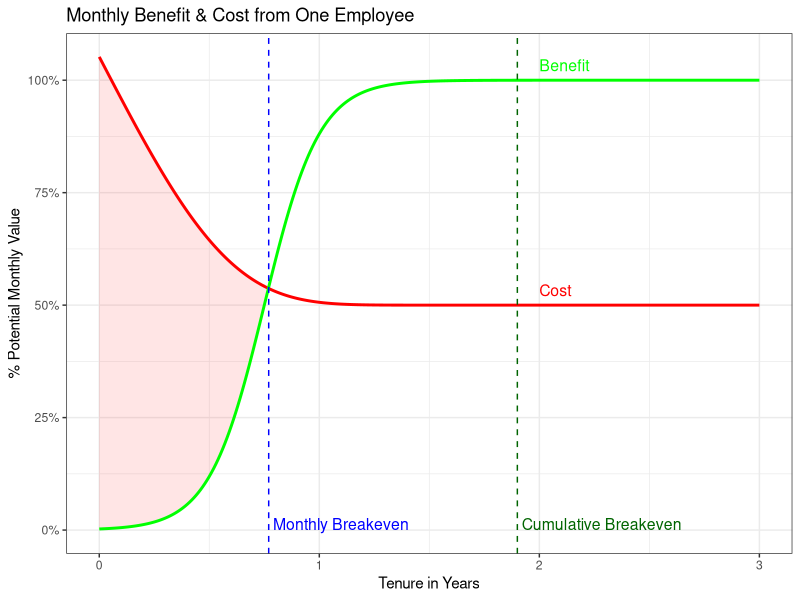
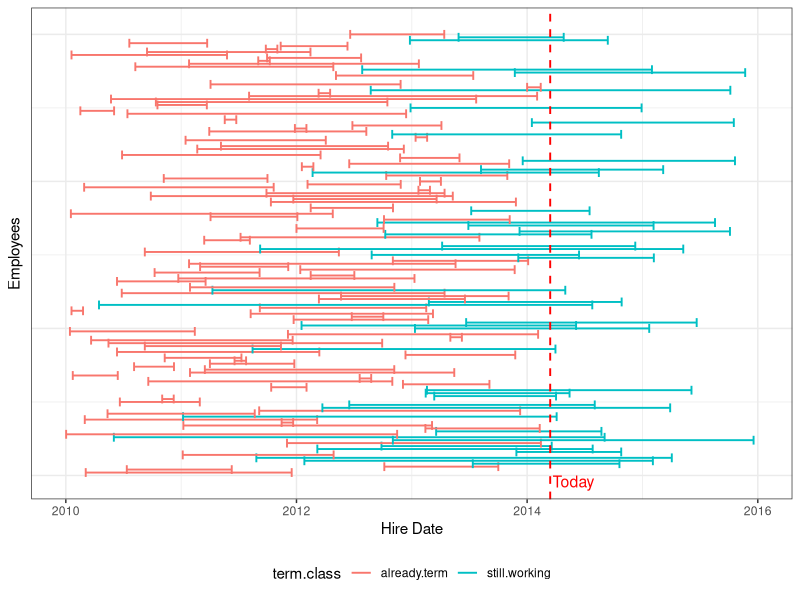
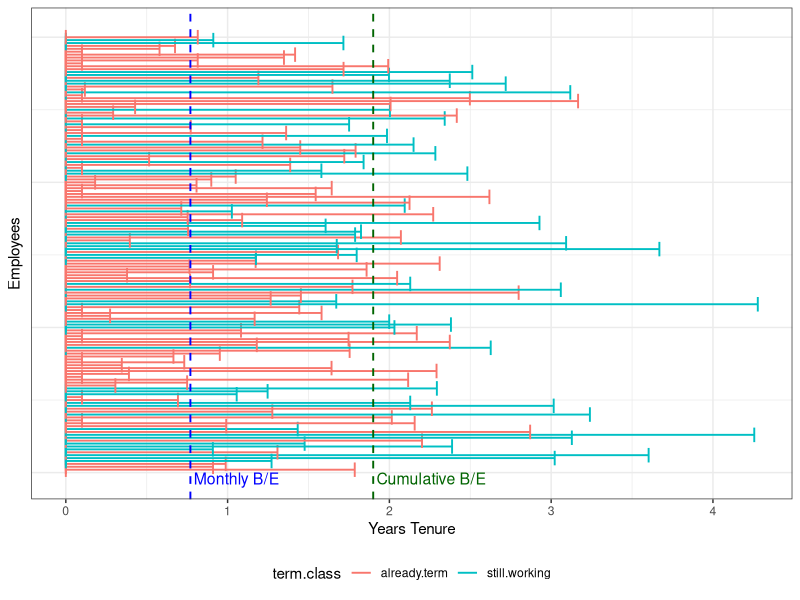

These figures' R source, in order:
library(reshape)
library(ggplot2)
library(ggthemes)
library(scales)

max.yrs <- 3		# max number of years to show on plot
max.benefit <- 1.5	# year at which employee delivers fully-trained value (asymptote) 

cost.ramp <- 1.7	# higher numbers speed up time before costs = salary
cost.scale <- 1.5		# higher numbers increase height of original training costs
salary <- 0.5		# monthly salary as a percent of fully trained value delivered to company
pts.yr <- 100		# how many points per year

# set up data frame with time series in months
emp.value <- as.data.frame(0:(max.yrs*pts.yr)/pts.yr)
names(emp.value)<- "tenure.yrs"

# set up benefit function, modeled as a sigmoid
# t<-seq(0,1,.1); p<-1/(1+exp(-t*12+6)) 
# p defines a nice sigmoid for 0..1
emp.value$benefit <- 1/(1+exp(-(emp.value$tenure.yrs/max.benefit*12-6)))

# set up cost function, modeled as a gompertz
emp.value$cost <- exp(-exp(cost.ramp * emp.value$tenure.yrs)) * cost.scale + salary

# calc breakeven points
be.pt.id <- which.max((emp.value$benefit - emp.value$cost)>0)
be.pt <- emp.value$tenure.yrs[be.pt.id]
be.cume.id <- which.max(cumsum(emp.value$benefit - emp.value$cost)>0)
be.cume <- emp.value$tenure.yrs[be.cume.id]

writeLines(sprintf("At this rate net benefit begins at year %.2f, breakeven at year %.2f",
				   be.pt, be.cume))
# At this rate net benefit begins at year 0.77, breakeven at year 1.90

# plot time vs. monthly cost, benefit
fig1 <- ggplot(data=emp.value,
			   aes(x=tenure.yrs)) + 
	geom_ribbon(fill="red", size=0, aes(ymax=cost,ymin=benefit,alpha=cost>benefit)) + 
	scale_alpha_discrete(range=c(0,.1)) + 
	theme(legend.position="none") +

	geom_line(col="red", size=1, aes(y=cost)) + 
	geom_line(col="green", size=1, aes(y=benefit)) +
	theme(legend.position="bottom") +

	annotate("text", 
			 x=2, 
			 y=1.02,
			 color="green",
			 size=4,
			 label="Benefit",
			 hjust=0, vjust=0) +
	annotate("text", 
			 x=2, 
			 y=0.52,
			 color="red",
			 size=4,
			 label="Cost",
			 hjust=0, vjust=0) +
	geom_vline(xintercept=be.pt,col="Blue", size=0.5, linetype="dashed") +
	annotate("text", 
			 x=emp.value$tenure.yrs[be.pt.id]+0.02, 
			 y=0,	#emp.value$cost[be.pt.id], 
			 color="Blue",
			 size=4,
			 label="Monthly Breakeven",
			 hjust=0, vjust=0) +
	geom_vline(xintercept=be.cume,col="DarkGreen", size=0.5, linetype="dashed") +
	annotate("text", 
			 x=emp.value$tenure.yrs[be.cume.id] + 0.02, 
			 y=0,	#emp.value$cost[be.cume.id] - 0.02, 
			 size=4,
			 color="DarkGreen",
			 label="Cumulative Breakeven",
			 hjust=0, vjust=0) +
	scale_y_continuous(labels = percent) +
	theme_bw() +
	theme(legend.position="none") +
	labs(title="Monthly Benefit & Cost from One Employee", 
		 x="Tenure in Years", 
		 y="% Potential Monthly Value") 

png("paw_1.png", height=72*6, width=72*9)
print(fig1)
dev.off()

gen.timeline <- function() {
	yrs <- 4.2
	days <- yrs*365
	emp <- 150
	tenure.mean <- 1.5
	tenure.sd <- 1
	target <- 2014.2

	d.t <- as.data.frame(1:emp)
	names(d.t)[1] <- "id"

	d.t$hire <- sample(days, emp, replace=TRUE)/365 + 2010
	d.t$tenure.yrs <- rnorm(emp, tenure.mean, tenure.sd )
	d.t$tenure.yrs <- sapply(d.t$tenure.yrs, function(x) { max(0.1,x)})
	d.t$term <- d.t$hire + d.t$tenure.yrs
	d.t$term.class <- factor(ifelse(d.t$term <= target, "already.term",
									ifelse(d.t$hire <= target, "still.working",
										   "not.hired.yet" )))

	return(d.t)
}

d.timeline <- gen.timeline()

writeLines(sprintf("%.1f%% employees below monthly breakeven, %.1f%% below cume breakeven",
				  	sum(d.timeline$tenure.yrs<be.pt)/nrow(d.timeline)*100, 
					sum(d.timeline$tenure.yrs<be.cume)/nrow(d.timeline)*100))

# 26.7% employees below monthly breakeven, 70.0% below cume breakeven

fig2 <- ggplot(d.timeline,
		   aes(x=hire, xmin=hire, xmax=term, y=id, col=term.class)) + 
		geom_errorbarh(height=3, size=0.65) + 
		scale_color_hue(name="term.class") +
		geom_vline(xintercept=2014.2,col="red", size=0.65, linetype="dashed") +
		annotate("text", 
				 x= 2014.2 + 0.02, 
				 y= 0, 
				 size=4,
				 color="Red",
				 label="Today",
				 hjust=0, vjust=1) +
		scale_x_continuous(limits=c(2010,2016)) +
		labs(x="Hire Date", y="Employees") +
		theme_bw() + 
		theme(legend.position="bottom",
			  axis.ticks.y=element_blank(),
			  axis.text.y=element_blank())
png("paw_2.png", height=72*6, width=72*9)
print(fig2)
dev.off()


fig3 <- ggplot(d.timeline,
		   aes(x=tenure.yrs, xmin=0, xmax=tenure.yrs,
			   y=id, col=term.class)) + 
		geom_errorbarh(height=5, size=0.65) + 
		scale_color_hue(name="term.class") +
		geom_vline(xintercept=be.pt,col="Blue", size=0.65, linetype="dashed") +
		annotate("text", 
				 x= be.pt + 0.02, 
				 y= 0, 
				 size=4,
				 color="Blue",
				 label="Monthly B/E",
				 hjust=0, vjust=1) +
		geom_vline(xintercept=be.cume,col="DarkGreen", size=0.65, linetype="dashed") +
		annotate("text", 
				 x= be.cume + 0.02, 
				 y= 0, 
				 size=4,
				 color="DarkGreen",
				 label="Cumulative B/E",
				 hjust=0, vjust=1) +
		scale_x_continuous() +
		labs(x="Years Tenure", y="Employees") +
		theme_bw() + 
		theme(legend.position="bottom",
			  axis.ticks.y=element_blank(),
			  axis.text.y=element_blank())
png("paw_3.png", height=72*6, width=72*9)
print(fig3)
dev.off()


twoBars <- function(var.a, val.a, var.b, val.b) {
	d.g <- data.frame(rbind(c(var.a, val.a), c(var.b, val.b)))
	names(d.g) <- c("variable", "value")
	d.g$variable <- factor(d.g$variable, levels=c(var.a, var.b))
	d.g$value <- as.numeric(levels(d.g$value)[as.numeric(d.g$value)])

	ggplot(d.g, aes(x=variable, y=value, fill=variable, col=variable)) +
	geom_bar(stat="identity") +
	scale_y_continuous(labels = percent) +
	labs(x="Analysis Results", y="Percent") +
	theme_bw() +
	theme(legend.position="none") 
}
